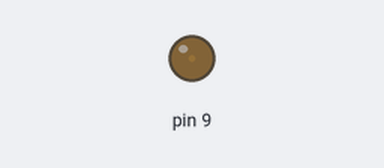
This sketch was run on a simulated Arduino Uno, built with avr-gcc and run on an emulated ATmega328P. Shown: output pins drawn as LEDs (lit = HIGH).

Above: at 0.05 s.
At 1.15 s:
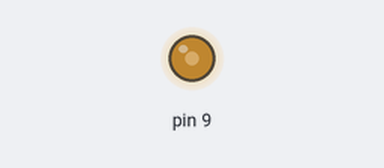
At 2.3 s:
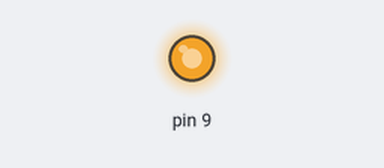
At 4.55 s:
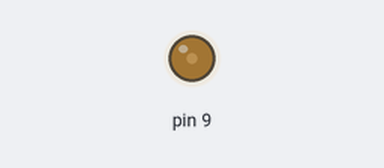
Timing chart, 0 to 6.6 s (numbered marks = the images above):
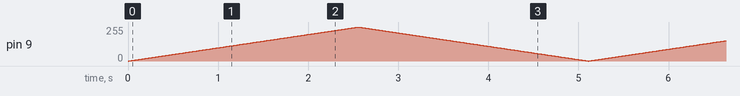

The sketch:

Breathing_LED.ino
```cpp
void setup() {
  // put your setup code here, to run once:

  pinMode(9, OUTPUT);


}

void loop() {
  // put your main code here, to run repeatedly:

  for (int i = 0; i < 255; i++) {
    analogWrite(9, i);
    delay(10);
    if (i == 254) {
      for (int i = 255; i > 0; i--) {
        analogWrite(9, i);
        delay(10);
      }
    }

  }
}
```
